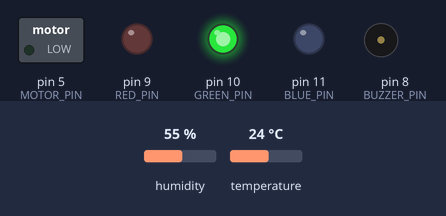
The sketch below on a simulated Arduino Uno, built with avr-gcc and run on an emulated ATmega328P. On the bench: switched loads named in the sketch (green lamp = pin HIGH), output pins drawn as LEDs (lit = HIGH), buzzer (waves = sounding, pin HIGH). The test bench sets the inputs (shaded band); at power-on: humidity 55 %, temperature 24 °C. What the sketch prints to the serial monitor is not drawn.

Above: at 2.8 s.
2.9 s: humidity set to 35 %
5.6 s: humidity set to 31 %
At 6.23 s:
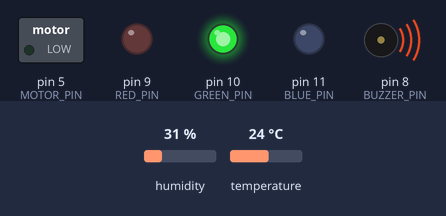
9.1 s: temperature set to 22 °C
At 10.29 s:
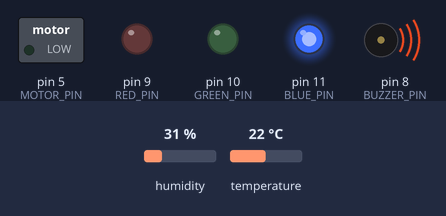
12.6 s: temperature set to 28 °C
At 16.2 s:
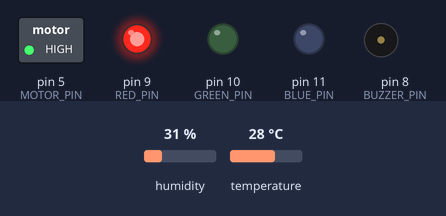
16.3 s: humidity set to 40 %
At 17.2 s:
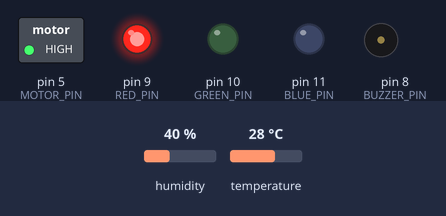
19.0 s: humidity set to 22 %
At 20.46 s:
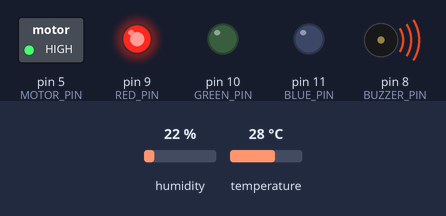
Timing chart, 0 to 23.8 s (numbered marks = the images above; inputs shaded):
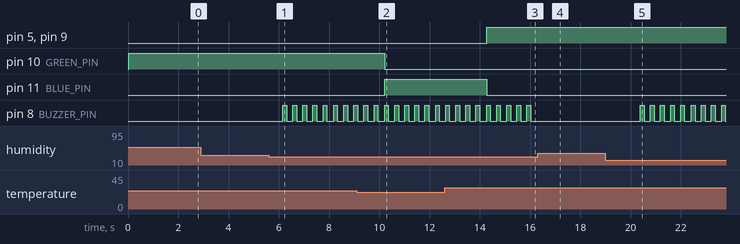

The sketch:

Real_Time_Environment_Data_Streaming_System.ino
```cpp
#include <DHT.h>

// ---------------- 핀 설정 ----------------
#define DHTPIN 7
#define DHTTYPE DHT11   // DHT22면 DHT22로 바꾸기

#define RED_PIN 9
#define GREEN_PIN 10
#define BLUE_PIN 11

#define BUZZER_PIN 8
#define MOTOR_PIN 5   // DC 모터 제어 핀 추가

// ---------------- 객체 ----------------
DHT dht(DHTPIN, DHTTYPE);

// ---------------- 기준 ----------------
const float TEMP_LOW = 24.0;
const float TEMP_HIGH = 27.0;
const float HUMI_LOW = 34.0;
const float HUMI_HIGH = 70.0;

void setup() {
  Serial.begin(9600);
  dht.begin();

  pinMode(RED_PIN, OUTPUT);
  pinMode(GREEN_PIN, OUTPUT);
  pinMode(BLUE_PIN, OUTPUT);
  pinMode(BUZZER_PIN, OUTPUT);
  pinMode(MOTOR_PIN, OUTPUT);   // 모터 핀 출력 설정

  digitalWrite(MOTOR_PIN, LOW); // 시작할 때 모터 꺼두기

  Serial.println("시스템 시작");
}

void loop() {
  float humidity = dht.readHumidity();
  float temperature = dht.readTemperature();

  // 센서 오류 체크
  if (isnan(humidity) || isnan(temperature)) {
    Serial.println("센서 오류");

    // 전부 켜서 오류 표시
    digitalWrite(RED_PIN, HIGH);
    digitalWrite(GREEN_PIN, HIGH);
    digitalWrite(BLUE_PIN, HIGH);

    digitalWrite(BUZZER_PIN, LOW);
    digitalWrite(MOTOR_PIN, LOW);   // 오류 시 모터 끄기
    delay(100);
    return;
  }

  // 시리얼 출력
  Serial.print("온도: ");
  Serial.print(temperature);
  Serial.print(" °C / 습도: ");
  Serial.print(humidity);
  Serial.println(" %");

  // ---------------- LED 제어 ----------------
  // 먼저 다 끄기
  digitalWrite(RED_PIN, LOW);
  digitalWrite(GREEN_PIN, LOW);
  digitalWrite(BLUE_PIN, LOW);

  // ---------------- 온도 + 모터 제어 ----------------
  if (temperature < TEMP_LOW) {
    digitalWrite(BLUE_PIN, HIGH);   // 파랑
    digitalWrite(MOTOR_PIN, LOW);   // 모터 OFF
  }
  else if (temperature < TEMP_HIGH) {
    digitalWrite(GREEN_PIN, HIGH);  // 초록
    digitalWrite(MOTOR_PIN, LOW);   // 모터 OFF
  }
  else {
    digitalWrite(RED_PIN, HIGH);    // 빨강
    digitalWrite(MOTOR_PIN, HIGH);  // 모터 ON
  }

  // ---------------- 버저 제어 ----------------
  if (humidity < HUMI_LOW) {
    digitalWrite(BUZZER_PIN, HIGH);
    delay(150);

    digitalWrite(BUZZER_PIN, LOW);
    delay(150);
  }
  else if (humidity > HUMI_HIGH) {
    digitalWrite(BUZZER_PIN, HIGH);
    delay(50);

    digitalWrite(BUZZER_PIN, LOW);
    delay(50);
  }
  else {
    digitalWrite(BUZZER_PIN, LOW);
  }

  delay(100);
}
```

Measured:
- the behaviour switches between 34 and 33 % on humidity (found by bisection; images 0 and 1)
- the behaviour switches between 24 and 23 °C on temperature (found by bisection; images 1 and 2)
- after the input at 5.6 s, pin 8 (BUZZER_PIN): alternates HIGH for 0.15 s and LOW for 0.25 s, starting after 0.56 s
- after the input at 9.1 s, pin 10 (GREEN_PIN): HIGH → LOW after 1.1 s; pin 11 (BLUE_PIN): LOW → HIGH after 1.1 s
- after the input at 12.6 s, pin 5 (MOTOR_PIN), pin 9 (RED_PIN): LOW → HIGH after 1.7 s; pin 11 (BLUE_PIN): HIGH → LOW after 1.7 s
- after the input at 16.3 s, pin 8 (BUZZER_PIN): stops changing and stays LOW
- after the input at 19.0 s, pin 8 (BUZZER_PIN): alternates HIGH for 0.15 s and LOW for 0.25 s, starting after 1.4 s
